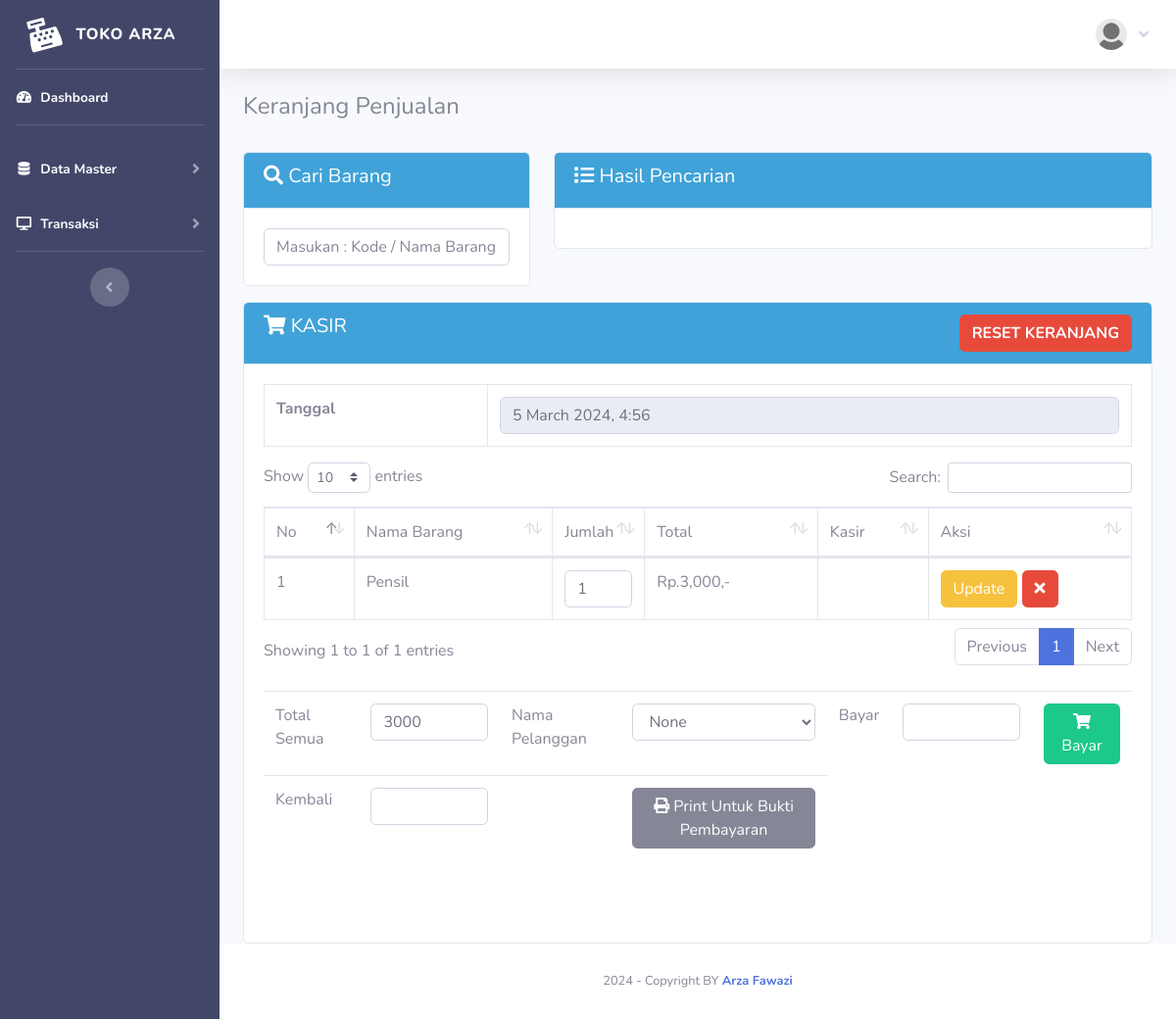
The page /index.php?page=jual (signed in) on the database its author committed.
### tables this page shows
CREATE TABLE `member` (
  `id_member` int(11) NOT NULL,
  `nm_member` varchar(255) NOT NULL,
  `alamat_member` text NOT NULL,
  `telepon` varchar(255) NOT NULL,
  `email` varchar(255) NOT NULL,
  `gambar` text NOT NULL,
  `NIK` text NOT NULL
);

CREATE TABLE `penjualan` (
  `id_penjualan` int(11) NOT NULL,
  `id_barang` varchar(255) NOT NULL,
  `id_member` int(11) NOT NULL,
  `jumlah` varchar(255) NOT NULL,
  `total` varchar(255) NOT NULL,
  `tanggal_input` varchar(255) NOT NULL
);

CREATE TABLE `barang` (
  `id` int(11) NOT NULL,
  `id_barang` varchar(255) NOT NULL,
  `id_kategori` int(11) NOT NULL,
  `nama_barang` text NOT NULL,
  `merk` varchar(255) NOT NULL,
  `harga_beli` varchar(255) NOT NULL,
  `harga_jual` varchar(255) NOT NULL,
  `satuan_barang` varchar(255) NOT NULL,
  `stok` text NOT NULL,
  `tgl_input` varchar(255) NOT NULL,
  `tgl_update` varchar(255) DEFAULT NULL
);

### fungsi/view/view.php (called while the page is built, shortened)
<?php
class view
{
    protected $db;
    public function __construct($db)
    {
        $this->db = $db;
    }
    public function member_edit($id)
    {
        $sql = "select member.*, login.*
                from member inner join login on member.id_member = login.id_member
                where member.id_member= ?";
        $row = $this-> db -> prepare($sql);
        $row -> execute(array($id));
        $hasil = $row -> fetch();
        return $hasil;
    }
    public function pelanggan()
    {
        $sql = "select * from pelanggan";
        $row = $this-> db -> prepare($sql);
        $row -> execute();
        $hasil = $row -> fetchAll();
        return $hasil;
    }
    public function penjualan()
    {
        $sql ="SELECT penjualan.* , barang.id_barang, barang.nama_barang, member.id_member,
                member.nm_member from penjualan
                left join barang on barang.id_barang=penjualan.id_barang
                left join member on member.id_member=penjualan.id_member
                ORDER BY id_penjualan";
        $row = $this-> db -> prepare($sql);
        $row -> execute();
        $hasil = $row -> fetchAll();
        return $hasil;
    }
}

### admin/module/jual/index.php (the view, shortened to what this page needs)
<h4>Keranjang Penjualan</h4>
<br>
<div class="row">
    <div class="col-sm-4">
        <div class="card card-primary mb-3">
            <div class="card-header text-white" style="background-color: #40A2D8;">
                <h5><i class="fa fa-search"></i> Cari Barang</h5>
            </div>
            <div class="card-body">
                <input type="text" id="cari" class="form-control" name="cari"
                    placeholder="Masukan : Kode / Nama Barang  [ENTER]">
            </div>
        </div>
    </div>
    <div class="col-sm-8">
        <div class="card card-primary mb-3">
            <div class="card-header text-white" style="background-color: #40A2D8;">
                <h5><i class="fa fa-list"></i> Hasil Pencarian</h5>
            </div>
            <div class="card-body">
            </div>
        </div>
    </div>
    <div class="col-sm-12">
        <div class="card card-primary">
            <div class="card-header text-white" style="background-color: #40A2D8;">
                <h5><i class="fa fa-shopping-cart"></i> KASIR
                    <a class="btn btn-danger float-right"
                        onclick="javascript:return confirm('Apakah anda ingin reset keranjang ?');"
                        href="fungsi/hapus/hapus.php?penjualan=jual">
                        <b>RESET KERANJANG</b></a>
                </h5>
            </div>
            <div class="card-body">
                <div id="keranjang" class="table-responsive">
                    <table class="table table-bordered">
                        <tr>
                            <td><b>Tanggal</b></td>
                            <td><input type="text" readonly="readonly" class="form-control"
                                    value="<?php echo date("j F Y, G:i");?>" name="tgl"></td>
                        </tr>
                    </table>
                    <table class="table table-bordered w-100" id="example1">
                        <thead>
                            <tr>
                                <td> No</td>
                                <td> Nama Barang</td>
                                <td style="width:10%;"> Jumlah</td>
                                <td style="width:20%;"> Total</td>
                                <td> Kasir</td>
                                <td> Aksi</td>
                            </tr>
                        </thead>
                        <tbody>
                            <?php $total_bayar=0; $no=1; $hasil_penjualan = $lihat -> penjualan();?>
                            <?php foreach($hasil_penjualan  as $isi){?>
                            <tr>
                                <td><?php echo $no;?></td>
                                <td><?php echo $isi['nama_barang'];?></td>
                                <td>
                                    <form method="POST" action="fungsi/edit/edit.php?jual=jual">
                                        <input type="number" name="jumlah" value="<?php echo $isi['jumlah'];?>"
                                            class="form-control">
                                </td>
                                <td>Rp.<?php echo number_format($isi['total']);?>,-</td>
                                <td><?php echo $isi['nm_member'];?></td>
                                <td>
                                    <button type="submit" class="btn btn-warning">Update</button>
                                    <a href="fungsi/hapus/hapus.php?jual=jual&id=<?php echo $isi['id_penjualan'];?>&brg=<?php echo $isi['id_barang'];?>
											&jml=<?php echo $isi['jumlah']; ?>" class="btn btn-danger"><i class="fa fa-times"></i>
                                    </a>
                                </td>
                            </tr>
                            <?php $no++; $total_bayar += $isi['total'];}?>
                        </tbody>
                    </table>
                    <br />
                    <?php $hasil = $lihat -> pelanggan(); ?>
                    <div id="kasirnya">
                        <table class="table table-stripped">
                            <form method="POST" action="index.php?page=jual&nota=yes#kasirnya">
                                <tr>
                                    <td>Total Semua </td>
                                    <td><input type="text" class="form-control" name="total"
                                            value="<?php echo $total_bayar;?>"></td>
                                    <td>Nama Pelanggan</td>
                                    <td>
                                        <select class="form-control" name="id_pelanggan">
                                            <?php foreach($hasil as $row_pelanggan) { ?>
                                            <option value="<?php echo $row_pelanggan['id_pelanggan']; ?>">
                                                <?php echo $row_pelanggan['namapelanggan']; ?>
                                            </option>
                                            <?php } ?>
                                        </select>
                                    </td>
                                    <td>Bayar</td>
                                    <td><input type="text" class="form-control" name="bayar"
                                            value="<?php echo $bayar;?>"></td>
                                    <td><button class="btn btn-success"><i class="fa fa-shopping-cart"></i>
                                            Bayar</button>
                                        <?php  if(!empty($_GET['nota'] == 'yes')) {?>
                                        <a class="btn btn-danger" href="fungsi/hapus/hapus.php?penjualan=jual">
                                            <b>RESET</b></a>
                                    </td><?php }?></td>
                                </tr>
                            </form>
                            <tr>
                                <td>Kembali</td>
                                <td><input type="text" class="form-control" value="<?php echo $hitung;?>"></td>
                                <td></td>
                                <td>
                                    <a href="print.php?nm_member=<?php echo $_SESSION['admin']['nm_member'];?>
									&bayar=<?php echo $bayar;?>&kembali=<?php echo $hitung;?>" target="_blank">
                                        <button class="btn btn-secondary">
                                            <i class="fa fa-print"></i> Print Untuk Bukti Pembayaran
                                        </button></a>
                                </td>
                            </tr>
                        </table>
                        <br />
                        <br />
                    </div>
                </div>
            </div>
        </div>
    </div>

### admin/template/sidebar.php (shortened to what this page needs)
<?php
    $id = $_SESSION['admin']['id_member'];
    $hasil_profil = $lihat -> member_edit($id);
?>
<ul class="navbar-nav  sidebar sidebar-dark accordion" style="background-color: #424769;" id="accordionSidebar">
    <a class="sidebar-brand d-flex align-items-center justify-content-center" href="index.php">
        <div class="sidebar-brand-icon rotate-n-15">
            <i class="fas fa-cash-register"></i>
        </div>
        <div class="sidebar-brand-text mx-3">Toko Arza<sup></sup></div>
    </a>
    <hr class="sidebar-divider my-0">
    <li class="nav-item active">
        <a class="nav-link" href="index.php">
            <i class="fas fa-fw fa-tachometer-alt"></i>
            <span>Dashboard</span></a>
    </li>
    <hr class="sidebar-divider">
    <li class="nav-item active">
        <a class="nav-link collapsed" href="#" data-toggle="collapse" data-target="#collapseTwo" aria-expanded="true"
            aria-controls="collapseTwo">
            <i class="fas fa-fw fa-database"></i>
            <span>Data Master</span>
        </a>
    </li>
    <li class="nav-item active">
        <a class="nav-link collapsed" href="#" data-toggle="collapse" data-target="#collapse3" aria-expanded="true"
            aria-controls="collapse3">
            <i class="fas fa-fw fa-desktop"></i>
            <span>Transaksi</span>
        </a>
    </li>
    <hr class="sidebar-divider">
    <div class="text-center d-none d-md-inline">
        <button class="rounded-circle border-0" id="sidebarToggle"></button>
    </div>
</ul>
<div id="content-wrapper" class="d-flex flex-column">
    <div id="content">
        <nav class="navbar navbar-expand navbar-light bg-white topbar mb-4 static-top shadow">
            <ul class="navbar-nav ml-auto">
                <li class="nav-item dropdown no-arrow">
                    <a class="nav-link dropdown-toggle" href="#" id="userDropdown" role="button" data-toggle="dropdown"
                        aria-haspopup="true" aria-expanded="false">
                        <img class="img-profile rounded-circle"
                            src="assets/img/user/<?php echo $hasil_profil['gambar'];?>">&nbsp; &nbsp;
                        <i class="fas fa-angle-down"></i>
                    </a>
                </li>
            </ul>
        </nav>
        <div class="container-fluid">

### rows shown on the page
penjualan: barang.nama_barang "Pensil", jumlah "1", total "3,000"

### other values the page prints
form field id_pelanggan "None"
